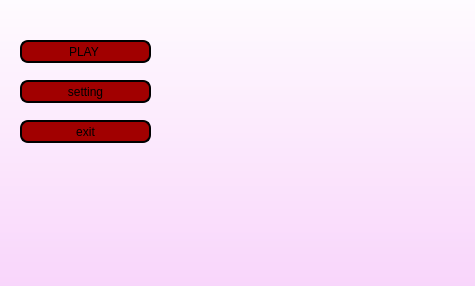
<?xml version="1.0" encoding="UTF-8"?>
<ui version="4.0">
 <class>MainWindow</class>
 <widget class="QMainWindow" name="MainWindow">
  <property name="geometry">
   <rect>
    <x>0</x>
    <y>0</y>
    <width>475</width>
    <height>286</height>
   </rect>
  </property>
  <property name="windowTitle">
   <string>MainWindow</string>
  </property>
  <property name="styleSheet">
   <string notr="true">background-color: qradialgradient(spread:pad, cx:0.5, cy:0.5, radius:0.5, fx:0.5, fy:0.5, stop:0 rgba(255, 235, 235, 206), stop:0.35 rgba(255, 188, 188, 80), stop:0.4 rgba(255, 162, 162, 80), stop:0.425 rgba(255, 132, 132, 156), stop:0.44 rgba(252, 128, 128, 80), stop:1 rgba(255, 255, 255, 0));
background-color :rgb(251, 190, 255);


font: 8pt &quot;Arial&quot;;


</string>
  </property>
  <widget class="QWidget" name="centralWidget">
   <widget class="QPushButton" name="Game">
    <property name="geometry">
     <rect>
      <x>20</x>
      <y>40</y>
      <width>131</width>
      <height>23</height>
     </rect>
    </property>
    <property name="styleSheet">
     <string notr="true">color : black ;
background-color :rgb(161, 0, 0);
font: 12pt &quot;Zombie Guts&quot;;
border-radius : 8px;
border : 2px solid black ;


</string>
    </property>
    <property name="text">
     <string>PLAY </string>
    </property>
   </widget>
   <widget class="QPushButton" name="exite">
    <property name="geometry">
     <rect>
      <x>20</x>
      <y>120</y>
      <width>131</width>
      <height>23</height>
     </rect>
    </property>
    <property name="styleSheet">
     <string notr="true">color : black ;
background-color :rgb(161, 0, 0);
font: 12pt &quot;Zombie Guts&quot;;
border-radius : 8px;
border : 2px solid black ;
</string>
    </property>
    <property name="text">
     <string>exit</string>
    </property>
   </widget>
   <widget class="QPushButton" name="setting">
    <property name="geometry">
     <rect>
      <x>20</x>
      <y>80</y>
      <width>131</width>
      <height>23</height>
     </rect>
    </property>
    <property name="styleSheet">
     <string notr="true">color : black ;
background-color :rgb(161, 0, 0);
font: 12pt &quot;Zombie Guts&quot;;
border-radius : 8px;
border : 2px solid black ;
</string>
    </property>
    <property name="text">
     <string>setting</string>
    </property>
   </widget>
   <widget class="QPushButton" name="pushButton">
    <property name="geometry">
     <rect>
      <x>-90</x>
      <y>-30</y>
      <width>781</width>
      <height>381</height>
     </rect>
    </property>
    <property name="text">
     <string/>
    </property>
    <property name="icon">
     <iconset>
      <normaloff>../ax/the-joker-joaquin-phoenix-dark_1570395365.jpg</normaloff>../ax/the-joker-joaquin-phoenix-dark_1570395365.jpg</iconset>
    </property>
    <property name="iconSize">
     <size>
      <width>600</width>
      <height>550</height>
     </size>
    </property>
   </widget>
   <zorder>pushButton</zorder>
   <zorder>Game</zorder>
   <zorder>exite</zorder>
   <zorder>setting</zorder>
  </widget>
  <action name="actionWellcome">
   <property name="text">
    <string>wellcome</string>
   </property>
  </action>
  <action name="actionWild_west_saga">
   <property name="text">
    <string>wild west saga</string>
   </property>
  </action>
 </widget>
 <layoutdefault spacing="6" margin="11"/>
 <resources/>
 <connections/>
</ui>
